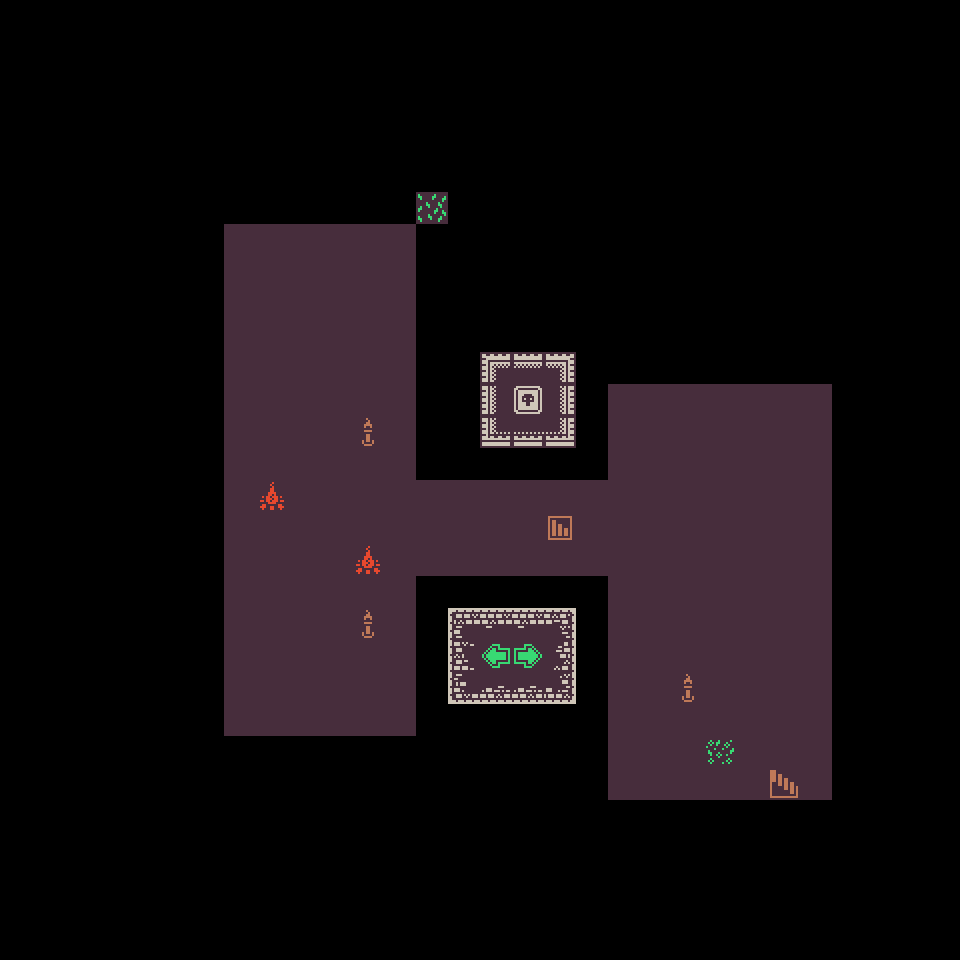

A 2D game scene composited from a Tiled map and its tileset images. What follows is a short description and the map's XML, with each tile layer's data collapsed to a summary:
An orthogonal 30x30 tile map with 32x32 px tiles, 1 tile layer (Base), 2 tilesets and 140 objects (106x wall, 15x monster, 10x door, 3x potion, 2x equipment, ...).

<map version="1.4" tiledversion="1.4.3" orientation="orthogonal" renderorder="right-down" width="30" height="30" tilewidth="32" tileheight="32" infinite="0" nextlayerid="8" nextobjectid="906">
 <tileset firstgid="1" name="colored_packed" tilewidth="32" tileheight="32" tilecount="1056" columns="48">
  <image source="../tileset/colored_packed.png" width="1536" height="704" />
 </tileset>
 <tileset firstgid="1057" name="colored_transparent_packed" tilewidth="32" tileheight="32" tilecount="1056" columns="48">
  <image source="../tileset/colored_transparent_packed.png" width="1536" height="704" />
 </tileset>
 <layer id="1" name="Base" width="30" height="30">
  <data>[900 cells, 441 non-empty, 27 distinct tile ids]</data>
 </layer>
 <objectgroup id="7" name="Points">
  <object id="903" name="birth_point" x="544" y="512" width="32" height="32" />
  <object id="904" name="clear_point" x="768" y="768" width="32" height="32" />
 </objectgroup>
 <objectgroup color="#000000" id="5" name="Objects">
  <properties>
   <property name="abilityPower" type="float" value="0" />
   <property name="attackDamage" type="float" value="3" />
   <property name="attackSpeed" type="float" value="1" />
   <property name="healthPoint" type="float" value="100" />
   <property name="magicPoint" type="float" value="0" />
   <property name="magicalDefence" type="float" value="0" />
   <property name="physicalDefence" type="float" value="0" />
  </properties>
  <object id="747" name="wall" gid="1681" x="416" y="512" width="32" height="32" />
  <object id="748" name="wall" gid="1681" x="448" y="512" width="32" height="32" />
  <object id="749" name="wall" gid="1681" x="480" y="512" width="32" height="32" />
  <object id="750" name="wall" gid="1681" x="512" y="512" width="32" height="32" />
  <object id="751" name="wall" gid="1681" x="544" y="512" width="32" height="32" />
  <object id="752" name="wall" gid="1681" x="576" y="512" width="32" height="32" />
  <object id="753" name="wall" gid="1681" x="608" y="512" width="32" height="32" />
  <object id="754" name="wall" gid="1681" x="416" y="576" width="32" height="32" />
  <object id="755" name="wall" gid="1681" x="480" y="576" width="32" height="32" />
  <object id="756" name="wall" gid="1681" x="448" y="576" width="32" height="32" />
  <object id="757" name="wall" gid="1681" x="512" y="576" width="32" height="32" />
  <object id="758" name="wall" gid="1681" x="544" y="576" width="32" height="32" />
  <object id="759" name="wall" gid="1681" x="576" y="576" width="32" height="32" />
  <object id="760" name="wall" gid="1681" x="608" y="576" width="32" height="32" />
  <object id="761" name="wall" gid="1681" x="608" y="480" width="32" height="32" />
  <object id="762" name="wall" gid="1681" x="608" y="448" width="32" height="32" />
  <object id="763" name="wall" gid="1681" x="608" y="416" width="32" height="32" />
  <object id="764" name="wall" gid="1681" x="640" y="416" width="32" height="32" />
  <object id="765" name="wall" gid="1681" x="672" y="416" width="32" height="32" />
  <object id="766" name="wall" gid="1681" x="704" y="416" width="32" height="32" />
  <object id="767" name="wall" gid="1681" x="736" y="416" width="32" height="32" />
  <object id="768" name="wall" gid="1681" x="768" y="416" width="32" height="32" />
  <object id="769" name="wall" gid="1681" x="800" y="416" width="32" height="32" />
  <object id="770" name="wall" gid="1681" x="608" y="608" width="32" height="32" />
  <object id="771" name="wall" gid="1681" x="608" y="640" width="32" height="32" />
  <object id="772" name="wall" gid="1681" x="608" y="672" width="32" height="32" />
  <object id="773" name="wall" gid="1681" x="608" y="704" width="32" height="32" />
  <object id="774" name="wall" gid="1681" x="608" y="736" width="32" height="32" />
  <object id="775" name="wall" gid="1681" x="608" y="768" width="32" height="32" />
  <object id="776" name="wall" gid="1681" x="608" y="800" width="32" height="32" />
  <object id="777" name="wall" gid="1681" x="704" y="672" width="32" height="32" />
  <object id="778" name="wall" gid="1681" x="736" y="672" width="32" height="32" />
  <object id="780" name="wall" gid="1681" x="800" y="672" width="32" height="32" />
  <object id="781" name="wall" gid="1681" x="704" y="704" width="32" height="32" />
  <object id="782" name="wall" gid="1681" x="704" y="736" width="32" height="32" />
  <object id="785" name="wall" gid="1681" x="672" y="736" width="32" height="32" />
  <object id="786" name="wall" gid="1681" x="672" y="768" width="32" height="32" />
  <object id="787" name="wall" gid="1681" x="672" y="800" width="32" height="32" />
  <object id="788" name="wall" gid="1681" x="640" y="480" width="32" height="32" />
  <object id="789" name="wall" gid="1681" x="704" y="480" width="32" height="32" />
  <object id="790" name="wall" gid="1681" x="672" y="480" width="32" height="32" />
  <object id="791" name="wall" gid="1681" x="736" y="480" width="32" height="32" />
  <object id="793" name="wall" gid="1681" x="800" y="512" width="32" height="32" />
  <object id="794" name="wall" gid="1681" x="384" y="512" width="32" height="32" />
  <object id="795" name="wall" gid="1681" x="384" y="480" width="32" height="32" />
  <object id="796" name="wall" gid="1681" x="384" y="416" width="32" height="32" />
  <object id="797" name="wall" gid="1681" x="384" y="448" width="32" height="32" />
  <object id="798" name="wall" gid="1681" x="384" y="384" width="32" height="32" />
  <object id="799" name="wall" gid="1681" x="384" y="352" width="32" height="32" />
  <object id="800" name="wall" gid="1681" x="384" y="320" width="32" height="32" />
  <object id="801" name="wall" gid="1681" x="384" y="288" width="32" height="32" />
  <object id="802" name="wall" gid="1681" x="384" y="256" width="32" height="32" />
  <object id="803" name="wall" gid="1681" x="352" y="256" width="32" height="32" />
  <object id="804" name="wall" gid="1681" x="320" y="256" width="32" height="32" />
  <object id="805" name="wall" gid="1681" x="288" y="256" width="32" height="32" />
  <object id="806" name="wall" gid="1681" x="256" y="256" width="32" height="32" />
  <object id="807" name="wall" gid="1681" x="224" y="256" width="32" height="32" />
  <object id="808" name="wall" gid="1681" x="224" y="288" width="32" height="32" />
  <object id="809" name="wall" gid="1681" x="224" y="320" width="32" height="32" />
  <object id="810" name="wall" gid="1681" x="224" y="352" width="32" height="32" />
  <object id="811" name="wall" gid="1681" x="224" y="416" width="32" height="32" />
  <object id="812" name="wall" gid="1681" x="224" y="384" width="32" height="32" />
  <object id="813" name="wall" gid="1681" x="224" y="448" width="32" height="32" />
  <object id="814" name="wall" gid="1681" x="224" y="480" width="32" height="32" />
  <object id="815" name="wall" gid="1681" x="224" y="544" width="32" height="32" />
  <object id="816" name="wall" gid="1681" x="224" y="512" width="32" height="32" />
  <object id="817" name="wall" gid="1681" x="224" y="576" width="32" height="32" />
  <object id="818" name="wall" gid="1681" x="224" y="608" width="32" height="32" />
  <object id="819" name="wall" gid="1681" x="224" y="640" width="32" height="32" />
  <object id="820" name="wall" gid="1681" x="224" y="672" width="32" height="32" />
  <object id="821" name="wall" gid="1681" x="224" y="704" width="32" height="32" />
  <object id="822" name="wall" gid="1681" x="224" y="736" width="32" height="32" />
  <object id="823" name="wall" gid="1681" x="256" y="736" width="32" height="32" />
  <object id="824" name="wall" gid="1681" x="288" y="736" width="32" height="32" />
  <object id="825" name="wall" gid="1681" x="320" y="736" width="32" height="32" />
  </objectgroup>
 <objectgroup id="6" name="Objects_to_use">
  <!-- 5 objects omitted --></objectgroup>
</map>
<!-- 63 of 140 objects omitted -->